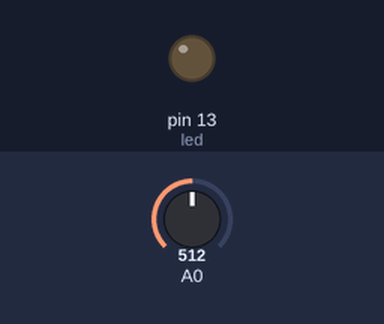
Recording of a sketch running on a simulated Arduino Uno, built with avr-gcc and run on an emulated ATmega328P. Parts: output pins drawn as LEDs (lit = HIGH). Inputs (shaded band) come from the test bench; at power-on: A0 = 512. What the sketch prints to the serial monitor is not drawn.

Above: at 1.2 s.
1.3 s: A0 set to 537
4.3 s: A0 set to 556
6.7 s: A0 set to 511
At 8.2 s:
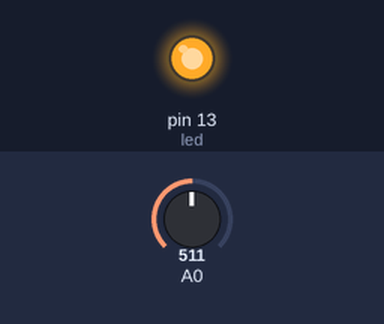
Timing chart, 0 to 9.9 s (numbered marks = the images above; inputs shaded):
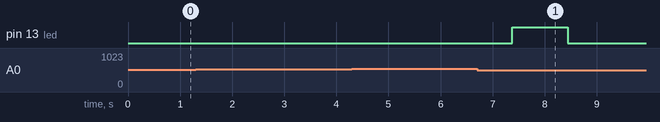

Measured:
- after the input at 1.3 s, every drawn part: stays the same
- after the input at 4.3 s, every drawn part: stays the same
- after the input at 6.7 s, pin 13 (led): LOW → HIGH after 0.68 s, → LOW 1.1 s later

The sketch:

arduino_sound_sensor.ino
```cpp
/****************************************
  Example Sound Level Sketch for the
  Adafruit Microphone Amplifier
http://learn.adafruit.com/adafruit-microphone-amplifier-breakout/measuring-sound-levels
 ****************************************/

// Pin 13 has an LED connected
const int led = 13;

const int mvMax = 100;

// if sampleWindow == 50, barGraph printing doesn't work correctly
// Sample window width in mS (50 mS = 20 Hz)
const int sampleWindow = 1000;

unsigned int sample;

int barLength = 0;
const int barLengthTotal = 120;
char barGraph[barLengthTotal] = "";

void setup()
{
    Serial.begin(9600);
    // initialize the digital pin as an output.
    pinMode(led, OUTPUT);
}


void loop()
{
    unsigned long startMillis= millis();  // Start of sample window
    unsigned int peakToPeak = 0;   // peak-to-peak level

    unsigned int signalMax = 0;
    unsigned int signalMin = 1024;

    // collect data for sampleWindow mS
    while (millis() - startMillis < sampleWindow)
    {
        sample = analogRead(0);
        if (sample < 1024)  // toss out spurious readings
        {
            if (sample > signalMax)
            {
                signalMax = sample;  // save just the max levels
            }
            else if (sample < signalMin)
            {
                signalMin = sample;  // save just the min levels
            }
        }
    }

    peakToPeak = signalMax - signalMin;  // max - min = peak-peak amplitude
    // convert to volts
    //double volts = (3.3 * peakToPeak) / 1024;
    // convert to millivolts
    int millivolts = int(1000 * (3.3 * peakToPeak) / 1024);

    Serial.println(millivolts);
    if (millivolts > mvMax) {
        // turn the LED on (HIGH is the voltage level)
        digitalWrite(led, HIGH);
    } else {
        // turn the LED off by making the voltage LOW
        digitalWrite(led, LOW);
    }

    barLength = int(millivolts/10);
    for (int i = 0; i < barLengthTotal; i++) {
        if (i <= barLength) {
            barGraph[i] = '*';
        } else {
            barGraph[i] = ' ';
        }
    }
    Serial.println(barGraph);
}
```
